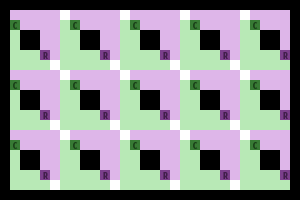

Below is a game level as drawn by its tile map, then a one-line description and the .tmx file that defines it, in full:
An orthogonal 30x20 tile map with 10x10 px tiles, 1 tile layer (Tile Layer 1).

<map version="1.0" tiledversion="1.0.3" orientation="orthogonal" renderorder="left-up" width="30" height="20" tilewidth="10" tileheight="10" nextobjectid="1">
 <tileset firstgid="1" source="temp tilemap.tsx" />
 <layer name="Tile Layer 1" width="30" height="20">
  <data encoding="csv">
2,2,2,2,2,2,2,2,2,2,2,2,2,2,2,2,2,2,2,2,2,2,2,2,2,2,2,2,2,2,
2,4,4,4,4,4,1,4,4,4,4,4,1,4,4,4,4,4,1,4,4,4,4,4,1,4,4,4,4,2,
2,5,4,4,4,4,3,5,4,4,4,4,3,5,4,4,4,4,3,5,4,4,4,4,3,5,4,4,4,2,
2,3,2,2,4,4,3,3,2,2,4,4,3,3,2,2,4,4,3,3,2,2,4,4,3,3,2,2,4,2,
2,3,2,2,4,4,3,3,2,2,4,4,3,3,2,2,4,4,3,3,2,2,4,4,3,3,2,2,4,2,
2,3,3,3,6,4,3,3,3,3,6,4,3,3,3,3,6,4,3,3,3,3,6,4,3,3,3,3,6,2,
2,3,3,3,3,1,3,3,3,3,3,1,3,3,3,3,3,1,3,3,3,3,3,1,3,3,3,3,3,2,
2,4,4,4,4,4,1,4,4,4,4,4,1,4,4,4,4,4,1,4,4,4,4,4,1,4,4,4,4,2,
2,5,4,4,4,4,3,5,4,4,4,4,3,5,4,4,4,4,3,5,4,4,4,4,3,5,4,4,4,2,
2,3,2,2,4,4,3,3,2,2,4,4,3,3,2,2,4,4,3,3,2,2,4,4,3,3,2,2,4,2,
2,3,2,2,4,4,3,3,2,2,4,4,3,3,2,2,4,4,3,3,2,2,4,4,3,3,2,2,4,2,
2,3,3,3,6,4,3,3,3,3,6,4,3,3,3,3,6,4,3,3,3,3,6,4,3,3,3,3,6,2,
2,3,3,3,3,1,3,3,3,3,3,1,3,3,3,3,3,1,3,3,3,3,3,1,3,3,3,3,3,2,
2,4,4,4,4,4,1,4,4,4,4,4,1,4,4,4,4,4,1,4,4,4,4,4,1,4,4,4,4,2,
2,5,4,4,4,4,3,5,4,4,4,4,3,5,4,4,4,4,3,5,4,4,4,4,3,5,4,4,4,2,
2,3,2,2,4,4,3,3,2,2,4,4,3,3,2,2,4,4,3,3,2,2,4,4,3,3,2,2,4,2,
2,3,2,2,4,4,3,3,2,2,4,4,3,3,2,2,4,4,3,3,2,2,4,4,3,3,2,2,4,2,
2,3,3,3,6,4,3,3,3,3,6,4,3,3,3,3,6,4,3,3,3,3,6,4,3,3,3,3,6,2,
2,3,3,3,3,1,3,3,3,3,3,1,3,3,3,3,3,1,3,3,3,3,3,1,3,3,3,3,3,2,
2,2,2,2,2,2,2,2,2,2,2,2,2,2,2,2,2,2,2,2,2,2,2,2,2,2,2,2,2,2
</data>
 </layer>
</map>